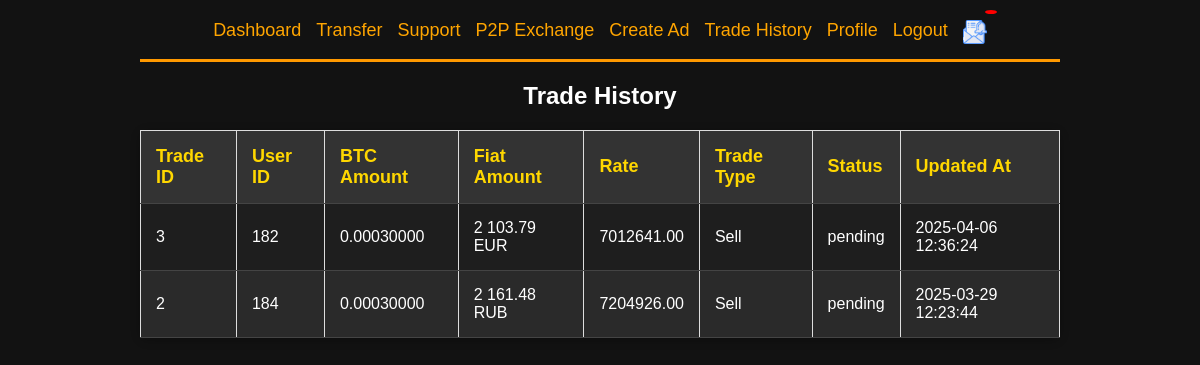
Before: /pages/p2p/trade_history.php (signed in) with the older database file.
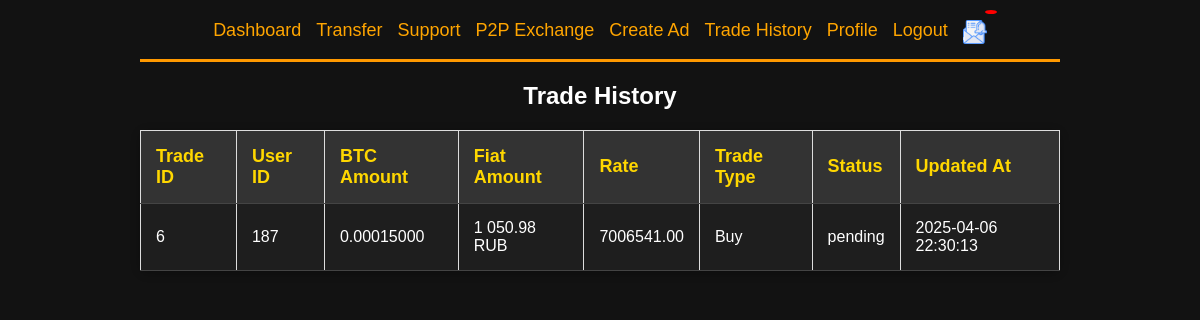
After: the same page with the newer database file.
### tables this page shows
CREATE TABLE `ads` (
  `id` int NOT NULL,
  `user_id` int NOT NULL,
  `amount_btc` decimal(16,8) DEFAULT NULL,
  `rate` decimal(16,2) NOT NULL,
  `payment_method` varchar(255) DEFAULT NULL,
  `fiat_currency` varchar(255) NOT NULL,
  `trade_type` enum('buy','sell') NOT NULL,
  `status` enum('active','inactive','pending','completed') NOT NULL,
  `created_at` timestamp NULL DEFAULT CURRENT_TIMESTAMP,
  `updated_at` timestamp NULL DEFAULT CURRENT_TIMESTAMP ON UPDATE CURRENT_TIMESTAMP,
  `comment` text,
  `buyer_id` int DEFAULT NULL,
  `min_amount_btc` double NOT NULL,
  `max_amount_btc` double NOT NULL
);

CREATE TABLE `members` (
  `id` int NOT NULL,
  `passw` varchar(556) NOT NULL,
  `wallet` varchar(256) DEFAULT NULL,
  `balance` varchar(256) DEFAULT NULL,
  `username` varchar(255) DEFAULT NULL,
  `role` enum('admin','user') DEFAULT 'user',
  `pubkey` varchar(255) NOT NULL
);

### pages/p2p/trade_history.php (the view, shortened to what this page needs)
<?php
$CONNECT = mysqli_connect(HOST, USER, PASS, DB);
$trades = mysqli_query($CONNECT, "
    SELECT ads.*, members.id AS user_id
    FROM ads
    JOIN members ON ads.user_id = members.id
    WHERE ads.status IN ('pending', 'completed')
    ORDER BY ads.updated_at DESC
");
?>
<!DOCTYPE html>
<html lang="en">
<head>
    <link rel="stylesheet" href="../../css/styles.css">
</head>
<body>
    <div class="container">
        <?php include 'pages/p2p/menu.php'; ?>
        <h2>Trade History</h2>
        <table>
            <thead>
                <tr>
                    <th>Trade ID</th>
                    <th>User ID</th>
                    <th>BTC Amount</th>
                    <th>Fiat Amount</th>
                    <th>Rate</th>
                    <th>Trade Type</th>
                    <th>Status</th>
                    <th>Updated At</th>
                </tr>
            </thead>
            <tbody>
                <?php while ($trade = mysqli_fetch_assoc($trades)) {
                    $fiat_amount = $trade['amount_btc'] * $trade['rate'];
                ?>
                    <tr class="<?php echo $trade['status'] == 'pending' ? 'clickable' : ''; ?>" onclick="<?php echo $trade['status'] == 'pending' ? 'goToTradeDetails(' . htmlspecialchars($trade['id']) . ')' : ''; ?>">
                        <td><?php echo htmlspecialchars($trade['id']); ?></td>
                        <td><?php echo htmlspecialchars($trade['user_id']); ?></td>
                        <td><?php echo htmlspecialchars($trade['amount_btc']); ?></td>
                        <td><?php echo number_format($fiat_amount, 2, '.', ' '); ?> <?php echo htmlspecialchars($trade['fiat_currency']); ?></td>
                        <td><?php echo htmlspecialchars($trade['rate']); ?></td>
                        <td><?php echo htmlspecialchars($trade['trade_type'] == 'buy' ? 'Buy' : 'Sell'); ?></td>
                        <td><?php echo htmlspecialchars($trade['status']); ?></td>
                        <td><?php echo htmlspecialchars($trade['updated_at']); ?></td>
                    </tr>
                <?php } ?>
            </tbody>
        </table>
    </div>
</body>
</html>

### pages/p2p/menu.php (shortened to what this page needs)
<nav>
    <ul>
        <li><a href="dashboard">Dashboard</a></li>
        <li><a href="transfer">Transfer</a></li>
        <li><a href="support">Support</a></li>
        <li><a href="p2p">P2P Exchange</a></li>
        <li><a href="p2p-create">Create Ad</a></li>
        <li><a href="p2p-trade_history">Trade History</a></li>
        <li><a href="p2p-profile">Profile</a></li>
        <li><a href="logout">Logout</a></li>
        <li>
            <a href="#" id="notification-bell">
                <img src="../../images/notyf.png" alt="Notifications" width="24" height="24">
                <span class="notification-badge" id="notification-count"></span>
            </a>
        </li>
    </ul>
</nav>
<div class="nav-bar"></div>

### css/styles.css (style rules this page uses)
body { background-color: #121212; color: white; font-family: Arial, sans-serif; text-align: center; margin: 0; padding: 0; }
.container { width: 80%; max-width: 1200px; margin: 0 auto; padding: 20px; box-sizing: border-box; }
nav { display: flex; justify-content: center; width: 100%; }
nav ul { list-style: none; padding: 0; margin: 0; display: flex; gap: 15px; }
nav ul li { display: block; }
nav ul li a { color: orange; text-decoration: none; font-size: 18px; transition: text-decoration 0.3s ease; }
.nav-bar { width: 100%; height: 3px; background-color: #FF9900; margin-top: 10px; }
table { width: 100%; border-collapse: collapse; margin: 20px 0; background-color: #1e1e1e; border-radius: 8px; box-shadow: 0 2px 10px rgba(0, 0, 0, 0.3); }
table th, table td { padding: 15px; text-align: left; border-bottom: 1px solid #444; }
table th { background-color: #333; color: #FFD700; font-size: 18px; }
table tr:nth-child(odd) { background-color: #1e1e1e; }
#notification-bell { position: relative; display: inline-block; }
#notification-bell .notification-badge { position: absolute; top: -10px; right: -10px; background-color: red; color: white; border-radius: 50%; padding: 2px 6px; font-size: 12px; }
table tr:nth-child(even) { background-color: #2a2a2a; }

### pages/p2p/trade_history.php (style rules this page uses)
table { width: 100%; border-collapse: collapse; }
th, td { border: 1px solid #ddd; padding: 8px; text-align: left; }
th { background-color: #f2f2f2; }
tr.clickable { cursor: pointer; }

Changed rows visible on the page:
removed ads: id "3", user "182", amount_btc "0.00030000", fiat_amount "2 103.79", fiat_currency "EUR", rate "7012641.00", trade_type "Sell", status "pending", updated_at "2025-04-06 12:36:24"
removed ads: id "2", user "184", amount_btc "0.00030000", fiat_amount "2 161.48", fiat_currency "RUB", rate "7204926.00", trade_type "Sell", status "pending", updated_at "2025-03-29 12:23:44"
added ads: id "6", user "187", amount_btc "0.00015000", fiat_amount "1 050.98", fiat_currency "RUB", rate "7006541.00", trade_type "Buy", status "pending", updated_at "2025-04-06 22:30:13"
